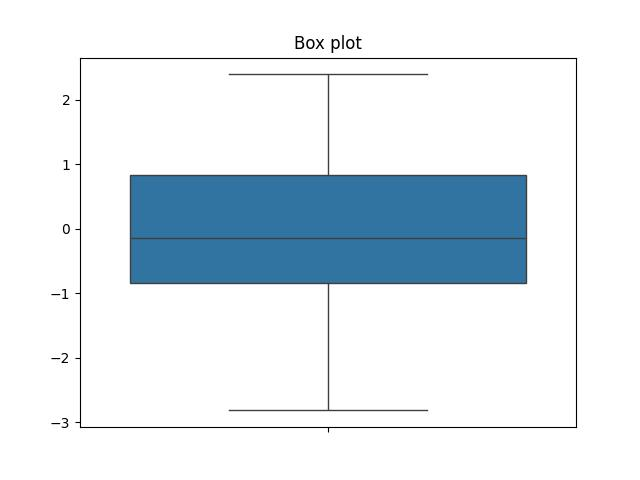

Python code for this plot:
import numpy as np
import matplotlib.pyplot as plt
import seaborn as sns

data = np.random.randn(100)

sns.boxplot(data=data)
plt.title('Box plot')
plt.show()
